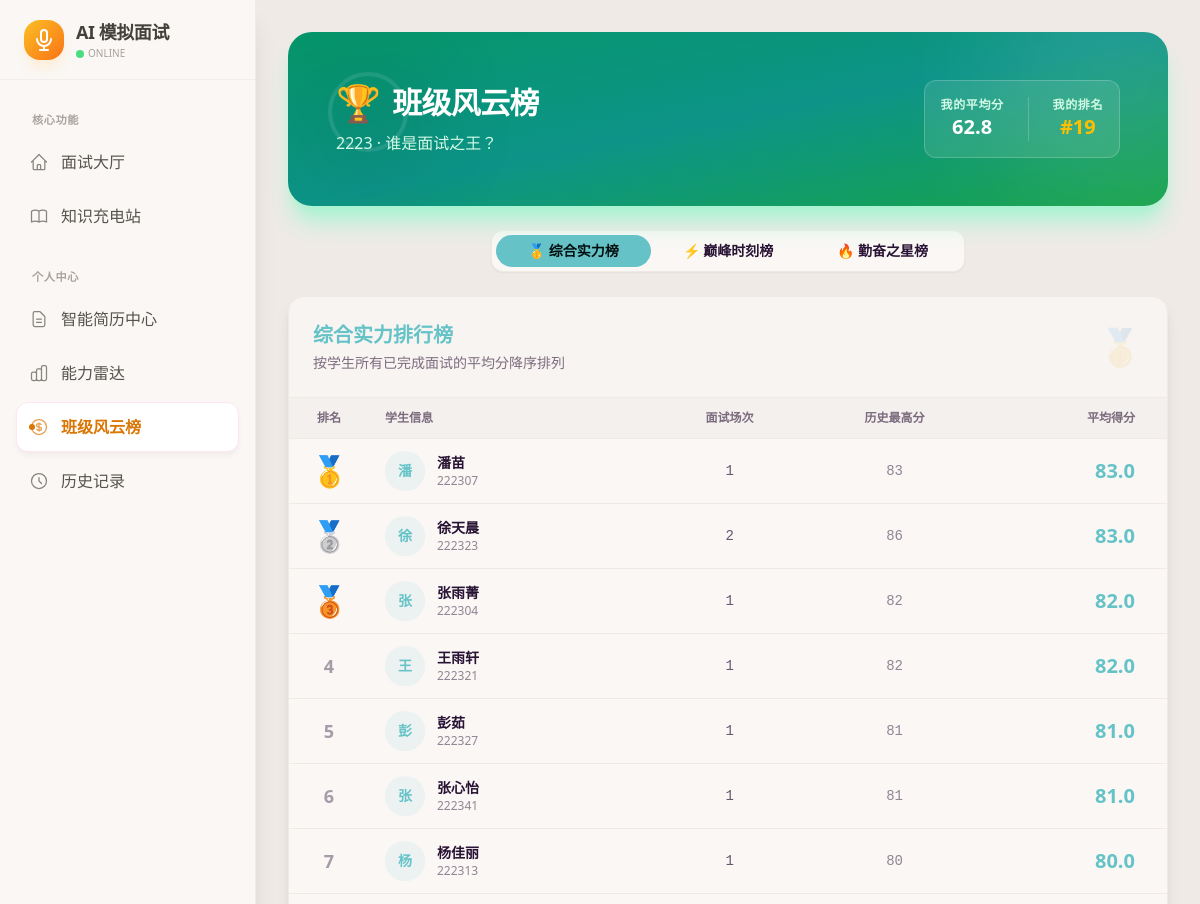
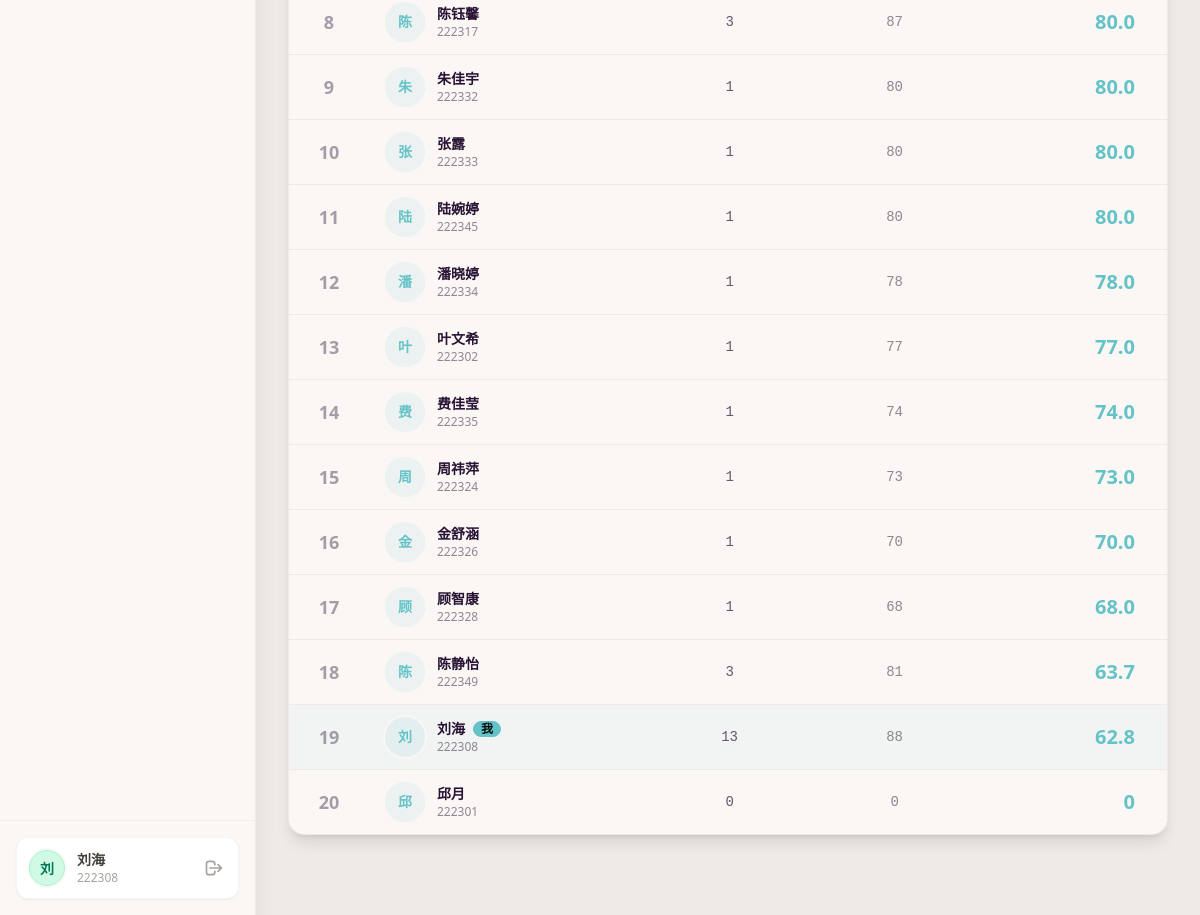
Screenshot of /leaderboard (signed in) with the database file from the repository (2 pictures, top to bottom).
### app/models.py (models this page shows, shortened)
class User(UserMixin, db.Model):
    __tablename__ = 'users'
    id = db.Column(db.Integer, primary_key=True)
    username = db.Column(db.String(50), unique=True, nullable=False)
    password_hash = db.Column(db.String(128))
    truename = db.Column(db.String(50))
    student_id = db.Column(db.String(20), unique=True)
    role = db.Column(db.String(20), default='student')
    department = db.Column(db.String(50))
    class_name = db.Column(db.String(50))
    resume_text = db.Column(db.Text)
    resume_tags = db.Column(db.String(255))  # 用逗号分隔的字符串存储
    profile_info = db.Column(db.JSON)
    created_at = db.Column(db.DateTime, default=datetime.now)

### app/routes.py (the view)
@bp.route('/leaderboard')
@login_required
def leaderboard():
    if current_user.role != 'student':
        flash("只有学生可以查看班级排行榜", "warning")
        return redirect(url_for('routes.dashboard'))
    classmates = User.query.filter_by(class_name=current_user.class_name, role='student').all()
    rank_data = []
    for student in classmates:
        sessions = InterviewSession.query.filter_by(user_id=student.id, status='completed').all()
        count = len(sessions)
        avg_score = 0
        max_score = 0
        last_active = None
        if count > 0:
            scores = [s.total_score for s in sessions if s.total_score is not None]
            if scores:
                avg_score = round(sum(scores) / len(scores), 1)
                max_score = max(scores)
            last_active = max(s.start_time for s in sessions)
        rank_data.append({
            'user': student,
            'count': count,
            'avg_score': avg_score,
            'max_score': max_score,
            'last_active': last_active
        })
    avg_rank_list = sorted(rank_data, key=lambda x: x['avg_score'], reverse=True)
    avg_rank_list = avg_rank_list[:20]
    max_rank_list = sorted(rank_data, key=lambda x: x['max_score'], reverse=True)
    max_rank_list = max_rank_list[:20]
    count_rank_list = sorted(rank_data, key=lambda x: x['count'], reverse=True)
    count_rank_list = count_rank_list[:20]
    return render_template('leaderboard.html',
                           current_user=current_user,
                           avg_rank=avg_rank_list,
                           max_rank=max_rank_list,
                           count_rank=count_rank_list)

### app/templates/leaderboard.html (shortened to what this page needs)
{% extends "base.html" %}
{% block content %}
<div class="space-y-6 pb-12">
    <div class="hero rounded-3xl bg-gradient-to-br from-emerald-600 via-teal-600 to-green-600 text-white shadow-xl shadow-emerald-200 overflow-hidden relative group">
        <div class="absolute -top-20 -right-20 w-64 h-64 bg-white/10 rounded-full blur-3xl group-hover:scale-110 transition-transform duration-700"></div>
        <div class="absolute bottom-0 left-0 w-40 h-40 bg-black/5 rounded-full blur-2xl"></div>
        <div class="absolute top-10 left-10 w-20 h-20 border-4 border-white/10 rounded-full"></div>
        <div class="hero-content flex-col md:flex-row justify-between w-full p-8 md:p-12 z-10">
            <div>
                <h1 class="text-3xl font-black tracking-tight flex items-center gap-3">
                    <span class="text-4xl">🏆</span> 班级风云榜
                </h1>
                <p class="mt-2 text-emerald-100 font-medium">
                    {{ current_user.class_name }} · 谁是面试之王？
                </p>
            </div>
            <div class="bg-white/10 backdrop-blur-md border border-white/20 rounded-xl p-4 flex gap-6">
                <div class="text-center">
                    <div class="text-xs text-emerald-100 uppercase font-bold tracking-wider">我的平均分</div>
                    {% set my_rank_item = avg_rank | selectattr("user.id", "equalto", current_user.id) | list | first %}
                    <div class="text-xl font-black text-white">
                        {% if my_rank_item %}
                            {{ my_rank_item.avg_score }}
                        {% else %}
                            -
                        {% endif %}
                    </div>
                </div>
                <div class="text-center">
                    <div class="text-xs text-emerald-100 uppercase font-bold tracking-wider">我的排名</div>
                    <div class="text-xl font-black text-warning">
                        {% if my_rank_item %}
                            #{{ loop.index if loop is defined else (avg_rank.index(my_rank_item) + 1) }}
                        {% else %}
                            -
                        {% endif %}
                    </div>
                </div>
            </div>
        </div>
    </div>
    <div class="flex justify-center">
        <div class="tabs tabs-boxed bg-base-100 p-1 rounded-xl shadow-sm border border-base-200">
            <a class="tab tab-lg px-8 transition-all duration-300 tab-active font-bold" onclick="switchTab('avg')" id="tab-avg">
                🥇 综合实力榜
            </a>
            <a class="tab tab-lg px-8 transition-all duration-300 font-bold" onclick="switchTab('max')" id="tab-max">
                ⚡ 巅峰时刻榜
            </a>
            <a class="tab tab-lg px-8 transition-all duration-300 font-bold" onclick="switchTab('count')" id="tab-count">
                🔥 勤奋之星榜
            </a>
        </div>
    </div>
    <div class="card bg-base-100 shadow-lg border border-base-200 overflow-hidden min-h-[500px]">
        <div id="content-avg" class="rank-content block">
            <div class="p-6 border-b border-base-200 bg-base-200/30 flex justify-between items-center">
                <div>
                    <h3 class="font-black text-xl text-primary flex items-center gap-2">
                        综合实力排行榜
                    </h3>
                    <p class="text-sm text-base-content/60 mt-1">按学生所有已完成面试的平均分降序排列</p>
                </div>
                <div class="text-4xl opacity-10">🥇</div>
            </div>
            <div class="overflow-x-auto">
                <table class="table w-full">
                    <thead>
                        <tr class="bg-base-200/50 text-base-content/60">
                            <th class="w-20 text-center">排名</th>
                            <th>学生信息</th>
                            <th class="text-center">面试场次</th>
                            <th class="text-center">历史最高分</th>
                            <th class="text-right pr-8">平均得分</th>
                        </tr>
                    </thead>
                    <tbody>
                        {% for item in avg_rank %}
                        <tr class="hover group {{ 'bg-primary/5' if item.user.id == current_user.id else '' }}">
                            <td class="text-center">
                                {% if loop.index == 1 %}
                                    <div class="text-3xl">🥇</div>
                                {% elif loop.index == 2 %}
                                    <div class="text-3xl">🥈</div>
                                {% elif loop.index == 3 %}
                                    <div class="text-3xl">🥉</div>
                                {% else %}
                                    <div class="font-bold text-base-content/40 text-lg">{{ loop.index }}</div>
                                {% endif %}
                            </td>
                            <td>
                                <div class="flex items-center space-x-3">
                                    <div class="avatar placeholder">
                                        <div class="w-10 h-10 rounded-full bg-primary/10 text-primary font-bold ring-2 ring-base-100 shadow-sm flex items-center justify-center">
                                            {{ item.user.truename[0] }}
                                        </div>
                                    </div>
                                    <div>
                                        <div class="font-bold text-base-content flex items-center gap-2">
                                            {{ item.user.truename }}
                                            {% if item.user.id == current_user.id %}
                                                <span class="badge badge-sm badge-primary">我</span>
                                            {% endif %}
                                        </div>
                                        <div class="text-xs text-base-content/50">{{ item.user.student_id }}</div>
                                    </div>
                                </div>
                            </td>
                            <td class="text-center font-mono text-base-content/70">
                                {{ item.count }}
                            </td>
                            <td class="text-center font-mono text-base-content/50">
                                {{ item.max_score }}
                            </td>
                            <td class="text-right pr-8">
                                <div class="font-black text-primary text-xl">{{ item.avg_score }}</div>
                            </td>
                        </tr>
                        {% endfor %}
                    </tbody>
                </table>
            </div>
        </div>
    </div>
</div>
{% endblock %}

### app/templates/base.html (shortened to what this page needs)
<!DOCTYPE html>
<html data-theme="cupcake">
<head>
    <link href="https://cdn.jsdelivr.net/npm/daisyui@4.12.10/dist/full.min.css" rel="stylesheet" type="text/css" />
    <script src="https://cdn.tailwindcss.com"></script>
</head>
<body class="bg-base-200 text-base-content font-sans">
    <aside id="sidebar" style="background-color: #faf7f5;" class="fixed left-0 top-0 h-screen w-64 border-r border-stone-200/60 shadow-xl z-50 sidebar-transition transform -translate-x-full lg:translate-x-0 flex flex-col">
        <div class="h-20 flex items-center px-6 border-b border-stone-200/50">
            <a href="{{ url_for('routes.home') }}" class="flex items-center gap-3 w-full group">
                <div class="w-10 h-10 rounded-2xl bg-gradient-to-br from-amber-400 to-orange-500 flex items-center justify-center shadow-lg shadow-orange-100 group-hover:rotate-3 transition-transform duration-300">
                    <svg xmlns="http://www.w3.org/2000/svg" class="h-6 w-6 text-white" fill="none" viewBox="0 0 24 24" stroke="currentColor">
                        <path stroke-linecap="round" stroke-linejoin="round" stroke-width="2" d="M19 11a7 7 0 01-7 7m0 0a7 7 0 01-7-7m7 7v4m0 0H8m4 0h4m-4-8a3 3 0 01-3-3V5a3 3 0 116 0v6a3 3 0 01-3 3z" />
                    </svg>
                </div>
                <div>
                    <h1 class="text-lg font-bold text-stone-700 tracking-tight">AI 模拟面试</h1>
                    <div class="flex items-center gap-1">
                        <span class="w-2 h-2 rounded-full bg-green-400"></span>
                        <p class="text-[10px] text-stone-400 font-medium uppercase">Online</p>
                    </div>
                </div>
            </a>
        </div>
        <nav class="flex-1 overflow-y-auto sidebar-content px-4 py-2">
            <div class="menu-section-title">核心功能</div>
            <ul class="space-y-1">
                <li>
                    <a href="{{ url_for('routes.home') }}" class="menu-item flex items-center gap-3 px-3 py-3 {{ 'active' if request.endpoint == 'routes.home' else '' }}">
                        <span>面试大厅</span>
                    </a>
                </li>
                <li>
                    <a href="{{ url_for('routes.learning_index') }}" class="menu-item flex items-center gap-3 px-3 py-3 {{ 'active' if request.endpoint and 'learning' in request.endpoint else '' }}">
                        <span>知识充电站</span>
                    </a>
                </li>
                </ul>
            <div class="menu-section-title">个人中心</div>
            <ul class="space-y-1">
                <li>
                    <a href="{{ url_for('routes.resume_dashboard') }}" class="menu-item flex items-center gap-3 px-3 py-3 {{ 'active' if request.endpoint in ['routes.resume_dashboard', 'routes.resume_edit', 'routes.resume_builder', 'routes.profile_basic'] else '' }}">
                        <span>智能简历中心</span>
                    </a>
                </li>
                <li>
                    <a href="{{ url_for('routes.ability_radar') }}" class="menu-item flex items-center gap-3 px-3 py-3 {{ 'active' if request.endpoint == 'routes.ability_radar' else '' }}">
                        <span>能力雷达</span>
                    </a>
                </li>
                <li>
                    <a href="{{ url_for('routes.leaderboard') }}" class="menu-item flex items-center gap-3 px-3 py-3 {{ 'active' if request.endpoint == 'routes.leaderboard' else '' }}">
                        <span>班级风云榜</span>
                    </a>
                </li>
                <li>
                    <a href="{{ url_for('routes.history') }}" class="menu-item flex items-center gap-3 px-3 py-3 {{ 'active' if request.endpoint == 'routes.history' else '' }}">
                        <svg xmlns="http://www.w3.org/2000/svg" class="h-5 w-5 opacity-70" fill="none" viewBox="0 0 24 24" stroke="currentColor"><path stroke-linecap="round" stroke-linejoin="round" stroke-width="1.5" d="M12 8v4l3 3m6-3a9 9 0 11-18 0 9 9 0 0118 0z" /></svg>
                        <span>历史记录</span>
                    </a>
                </li>
            </ul>
        </nav>
        <div class="p-4 border-t border-stone-200/50 bg-[#faf7f5]">
            {% if current_user.is_authenticated %}
                {% set avatar_styles = [
                    'bg-rose-100 text-rose-700 border border-rose-200',
                    'bg-orange-100 text-orange-700 border border-orange-200',
                    'bg-emerald-100 text-emerald-700 border border-emerald-200',
                    'bg-cyan-100 text-cyan-700 border border-cyan-200',
                    'bg-blue-100 text-blue-700 border border-blue-200',
                    'bg-violet-100 text-violet-700 border border-violet-200',
                    'bg-fuchsia-100 text-fuchsia-700 border border-fuchsia-200'
                ] %}
                {% set style_class = avatar_styles[(current_user.id) % 7] %}
                <div class="flex items-center gap-3 w-full p-3 bg-white rounded-xl shadow-sm border border-stone-100">
                    <div class="avatar placeholder">
                        <div class="{{ style_class }} w-9 h-9 rounded-full grid place-items-center ring-2 ring-stone-50">
                            <span class="text-sm font-bold leading-none select-none mt-[1px]">{{ current_user.truename[0] if current_user.truename else '我' }}</span>
                        </div>
                    </div>
                    <div class="flex-1 min-w-0 text-left">
                        <p class="text-sm font-bold text-stone-700 truncate">{{ current_user.truename }}</p>
                        <p class="text-xs text-stone-400 truncate">{{ current_user.username }}</p>
                    </div>
                    <a href="{{ url_for('auth.logout') }}" class="btn btn-ghost btn-xs btn-square text-stone-400 hover:text-red-500" title="退出登录">
                        <svg xmlns="http://www.w3.org/2000/svg" class="h-5 w-5" fill="none" viewBox="0 0 24 24" stroke="currentColor"><path stroke-linecap="round" stroke-linejoin="round" stroke-width="2" d="M17 16l4-4m0 0l-4-4m4 4H7m6 4v1a3 3 0 01-3 3H6a3 3 0 01-3-3V7a3 3 0 013-3h4a3 3 0 013 3v1" /></svg>
                    </a>
                </div>
            {% else %}
                <a href="{{ url_for('auth.login') }}" class="btn btn-primary w-full text-white">立即登录</a>
            {% endif %}
        </div>
    </aside>
    <main class="min-h-screen main-content pt-16 lg:pt-0 transition-all duration-300">
        <div class="p-4 sm:p-6 lg:p-8">
            {% block content %}{% endblock %}
        </div>
    </main>
</body>
</html>

### rows the page displays
User: truename "刘", truename "刘海", username "222308", class_name "2223", user "刘", user.truename "刘海", user.student_id "222308"
User: user "潘", user.truename "潘苗", user.student_id "222307"
User: user "徐", user.truename "徐天晨", user.student_id "222323"
User: user "张", user.truename "张雨菁", user.student_id "222304"
User: user "王", user.truename "王雨轩", user.student_id "222321"
User: user "彭", user.truename "彭茹", user.student_id "222327"
User: user "张", user.truename "张心怡", user.student_id "222341"
User: user "杨", user.truename "杨佳丽", user.student_id "222313"
User: user "陈", user.truename "陈钰馨", user.student_id "222317"
User: user "朱", user.truename "朱佳宇", user.student_id "222332"
User: user "张", user.truename "张露", user.student_id "222333"
User: user "陆", user.truename "陆婉婷", user.student_id "222345"
User: user "潘", user.truename "潘晓婷", user.student_id "222334"
User: user "叶", user.truename "叶文希", user.student_id "222302"
User: user "费", user.truename "费佳莹", user.student_id "222335"
User: user "周", user.truename "周祎萍", user.student_id "222324"
User: user "金", user.truename "金舒涵", user.student_id "222326"
User: user "顾", user.truename "顾智康", user.student_id "222328"
User: user "陈", user.truename "陈静怡", user.student_id "222349"
User: user "邱", user.truename "邱月", user.student_id "222301"

### other values shown
{{ my_rank_item.avg_score }} "62.8"
{{ item.count }} "1" "2" "1" "1" "1" "1" "1" "3" "1" "1" "1" "1" "1" "1" "1" "1" "1" "3" "13" "0"
{{ item.max_score }} "83" "86" "82" "82" "81" "81" "80" "87" "80" "80" "80" "78" "77" "74" "73" "70" "68" "81" "88" "0"
{{ item.avg_score }} "83.0" "83.0" "82.0" "82.0" "81.0" "81.0" "80.0" "80.0" "80.0" "80.0" "80.0" "78.0" "77.0" "74.0" "73.0" "70.0" "68.0" "63.7" "62.8" "0"
